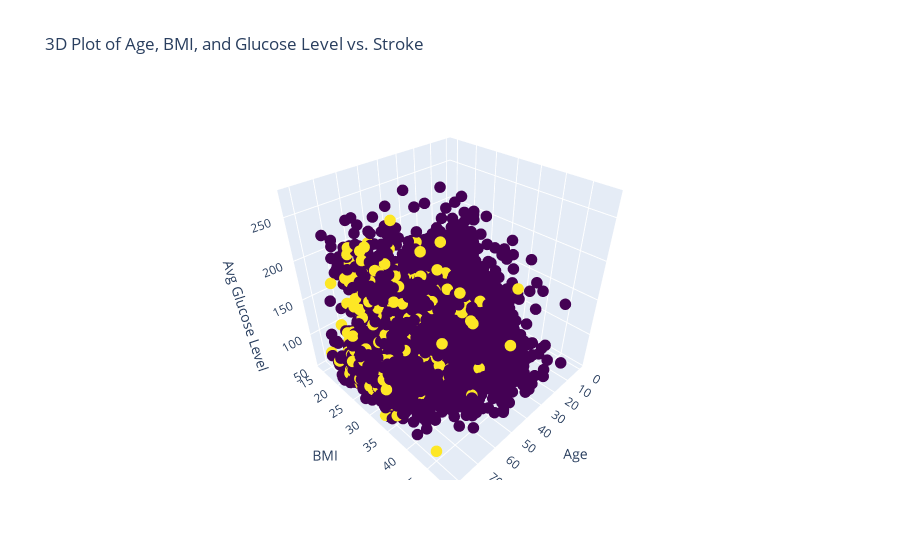

Source (notebook cell):
### Markdown cell above
From the countplots, we can see that count of stoke cases is not directly relating to any specific feature column.

### Code cell
import plotly.graph_objs as go
trace = go.Scatter3d(
    x=df['age'],
    y=df['bmi'],
    z= df['avg_glucose_level'],
    mode='markers',
    marker=dict(
        size=4,
        color=df['stroke'],
        colorscale='Viridis',
        opacity=1
    )
)
layout = go.Layout(
    scene=dict(
        xaxis_title='Age',
        yaxis_title='BMI',
        zaxis_title='Avg Glucose Level'
    ),
    title='3D Plot of Age, BMI, and Glucose Level vs. Stroke'
)
fig = go.Figure(data=[trace], layout=layout)
fig.show()

### Figure 1 — Plotly figure (JSON) as saved in the notebook; plotly's stock layout.template omitted (floating-point values rounded to 4 significant figures; data arrays with more than 128 entries replaced by an {"elided": "..."} marker saying what was removed)
{"data": [{"marker": {"color": {"elided": "4981 int values"}, "colorscale": [[0, "#440154"], [0.1111, "#482878"], [0.2222, "#3e4989"], [0.3333, "#31688e"], [0.4444, "#26828e"], [0.5556, "#1f9e89"], [0.6667, "#35b779"], [0.7778, "#6ece58"], [0.8889, "#b5de2b"], [1, "#fde725"]], "opacity": 1, "size": 4}, "mode": "markers", "type": "scatter3d", "x": {"elided": "4981 float values"}, "y": {"elided": "4981 float values"}, "z": {"elided": "4981 float values"}}], "layout": {"scene": {"xaxis": {"title": {"text": "Age"}}, "yaxis": {"title": {"text": "BMI"}}, "zaxis": {"title": {"text": "Avg Glucose Level"}}}, "title": {"text": "3D Plot of Age, BMI, and Glucose Level vs. Stroke"}}}
